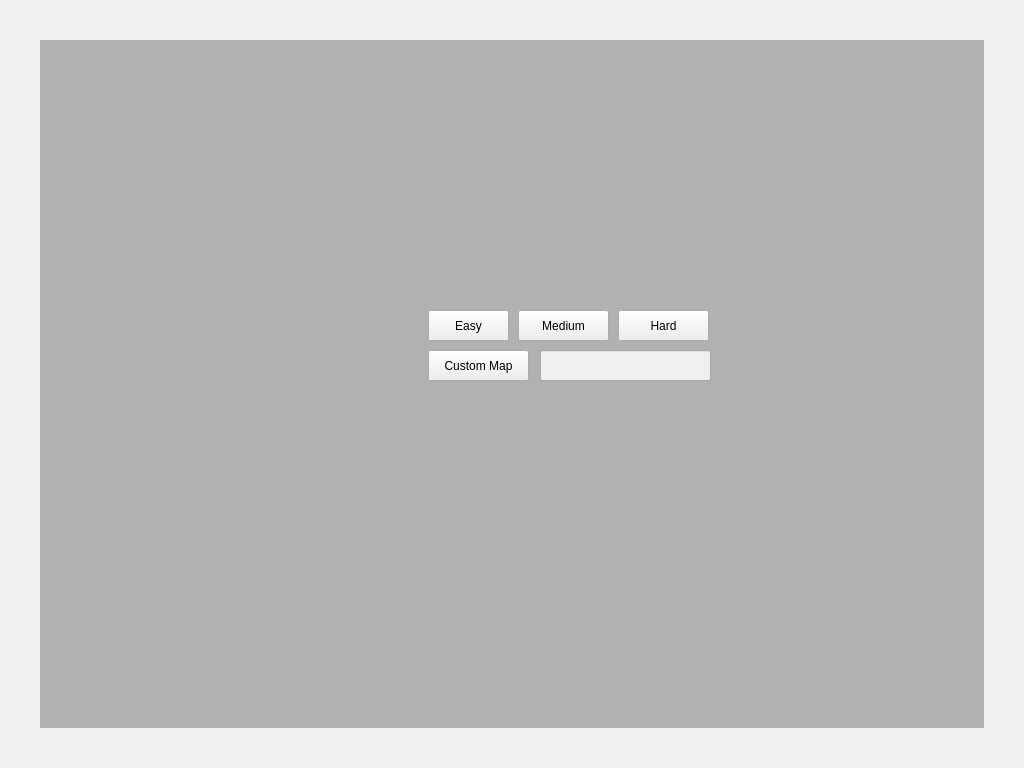
<?xml version="1.0" encoding="UTF-8"?>
<ui version="4.0">
 <class>serverscreen</class>
 <widget class="QWidget" name="serverscreen">
  <property name="geometry">
   <rect>
    <x>0</x>
    <y>0</y>
    <width>1024</width>
    <height>768</height>
   </rect>
  </property>
  <property name="windowTitle">
   <string>Form</string>
  </property>
  <property name="styleSheet">
   <string notr="true"/>
  </property>
  <widget class="QPushButton" name="btnEasy">
   <property name="geometry">
    <rect>
     <x>428</x>
     <y>310</y>
     <width>81</width>
     <height>31</height>
    </rect>
   </property>
   <property name="text">
    <string>Easy</string>
   </property>
   <property name="checkable">
    <bool>true</bool>
   </property>
  </widget>
  <widget class="QPushButton" name="btnMedium">
   <property name="geometry">
    <rect>
     <x>518</x>
     <y>310</y>
     <width>91</width>
     <height>31</height>
    </rect>
   </property>
   <property name="text">
    <string>Medium</string>
   </property>
   <property name="checkable">
    <bool>true</bool>
   </property>
  </widget>
  <widget class="QPushButton" name="btnHard">
   <property name="geometry">
    <rect>
     <x>618</x>
     <y>310</y>
     <width>91</width>
     <height>31</height>
    </rect>
   </property>
   <property name="text">
    <string>Hard</string>
   </property>
   <property name="checkable">
    <bool>true</bool>
   </property>
  </widget>
  <widget class="QPushButton" name="btnCustomda">
   <property name="geometry">
    <rect>
     <x>428</x>
     <y>350</y>
     <width>101</width>
     <height>31</height>
    </rect>
   </property>
   <property name="text">
    <string>Custom Map</string>
   </property>
   <property name="checkable">
    <bool>true</bool>
   </property>
  </widget>
  <widget class="QLineEdit" name="leCustom">
   <property name="enabled">
    <bool>false</bool>
   </property>
   <property name="geometry">
    <rect>
     <x>540</x>
     <y>350</y>
     <width>171</width>
     <height>31</height>
    </rect>
   </property>
  </widget>
  <widget class="QLabel" name="btnHelp">
   <property name="geometry">
    <rect>
     <x>40</x>
     <y>40</y>
     <width>944</width>
     <height>688</height>
    </rect>
   </property>
   <property name="autoFillBackground">
    <bool>false</bool>
   </property>
   <property name="styleSheet">
    <string notr="true">background-color: rgb(177, 177, 177);</string>
   </property>
   <property name="text">
    <string/>
   </property>
  </widget>
  <zorder>btnHelp</zorder>
  <zorder>btnEasy</zorder>
  <zorder>btnMedium</zorder>
  <zorder>btnHard</zorder>
  <zorder>btnCustomda</zorder>
  <zorder>leCustom</zorder>
 </widget>
 <resources/>
 <connections/>
</ui>
